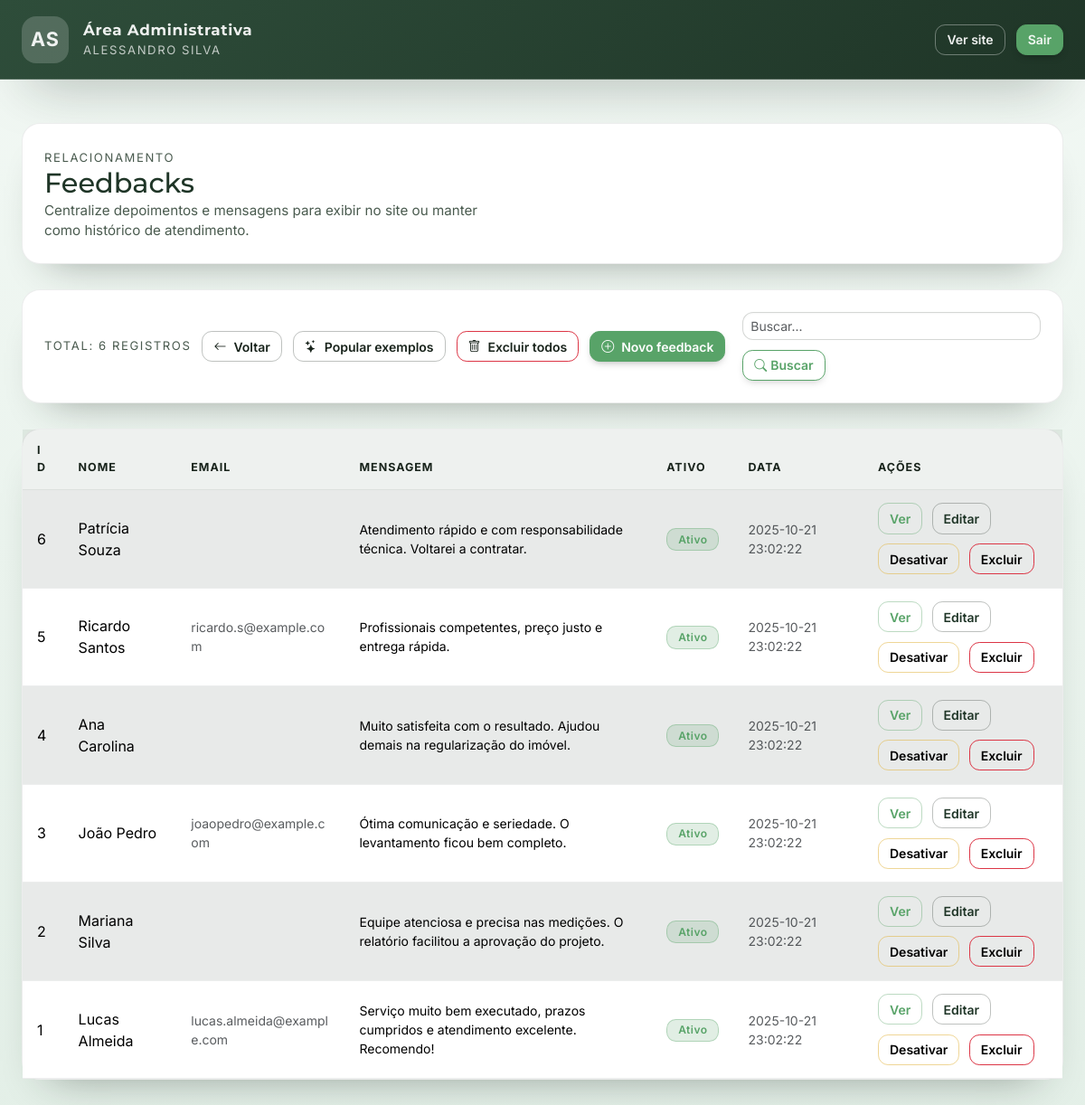
/admin/feedbacks.php (signed in), run on the app's committed database.
### tables this page shows
CREATE TABLE feedbacks (
      id INTEGER PRIMARY KEY AUTOINCREMENT,
      nome TEXT NOT NULL,
      email TEXT NULL,
      mensagem TEXT NULL,
      active INTEGER NOT NULL DEFAULT 1,
      created_at TEXT NOT NULL DEFAULT (datetime('now'))
    );

### public/admin/config.php (called while the page is built, shortened)
<?php
if (!function_exists('esc')) {
  function esc(string $value): string {
    return htmlspecialchars($value, ENT_QUOTES, 'UTF-8');
  }
}

### public/admin/feedbacks.php (the view, shortened to what this page needs)
<?php
require __DIR__ . '/config.php';
$pdo = db();
$q = trim((string)($_GET['q'] ?? ''));
if ($q !== '') {
  $like = '%' . $q . '%';
  $stmt = $pdo->prepare('SELECT * FROM feedbacks WHERE nome LIKE ? OR email LIKE ? OR mensagem LIKE ? ORDER BY id DESC');
  $stmt->execute([$like, $like, $like]);
  $items = $stmt->fetchAll();
} else {
  $items = $pdo->query('SELECT * FROM feedbacks ORDER BY id DESC')->fetchAll();
}
?>
<!doctype html>
<html lang="pt-br">
<head>
  <link href="https://cdn.jsdelivr.net/npm/bootstrap@5.3.3/dist/css/bootstrap.min.css" rel="stylesheet">
  <link href="https://cdn.jsdelivr.net/npm/bootstrap-icons@1.11.3/font/bootstrap-icons.min.css" rel="stylesheet">
  <link rel="stylesheet" href="/css/styles.css?v=20251006">
  <link rel="stylesheet" href="/css/admin.css?v=20251021">
</head>
<body class="admin-body">
<header class="admin-topbar">
  <div class="admin-topbar__inner">
    <a class="admin-brand" href="/admin/dashboard.php">
      <span class="brand-mark">AS</span>
      <span class="brand-text">
        <strong>Área Administrativa</strong>
        <span>Alessandro Silva</span>
      </span>
    </a>
    <div class="admin-actions">
      <a class="btn btn-outline-light btn-sm" href="/" target="_blank" rel="noopener">Ver site</a>
      <a class="btn btn-frame btn-sm" href="/logout.php">Sair</a>
    </div>
  </div>
</header>
<main class="admin-shell">
  <div class="container-xxl">
    <section class="surface-card admin-page-header">
      <div class="admin-meta">
        <span class="admin-breadcrumb">Relacionamento</span>
        <h1 class="admin-title">Feedbacks</h1>
        <p class="admin-subtitle">Centralize depoimentos e mensagens para exibir no site ou manter como histórico de atendimento.</p>
      </div>
    </section>
    <section class="surface-card admin-toolbar">
      <div class="admin-toolbar__primary">
        <span class="admin-breadcrumb mb-0">Total: <?php echo count($items); ?> registros</span>
        <a class="btn btn-outline-secondary btn-sm" href="./dashboard.php"><i class="bi bi-arrow-left me-2"></i>Voltar</a>
        <a class="btn btn-outline-secondary btn-sm" href="?action=seed_examples" onclick="return confirm('Popular exemplos de feedback?');"><i class="bi bi-stars me-2"></i>Popular exemplos</a>
        <a class="btn btn-outline-danger btn-sm" href="?action=delete_all" onclick="return confirm('Excluir TODOS os feedbacks? Esta ação não pode ser desfeita.');"><i class="bi bi-trash me-2"></i>Excluir todos</a>
        <button class="btn btn-frame btn-sm" data-bs-toggle="modal" data-bs-target="#novo"><i class="bi bi-plus-circle me-2"></i>Novo feedback</button>
      </div>
      <form class="admin-search" method="get" action="">
        <input type="text" class="form-control form-control-sm" placeholder="Buscar..." name="q" value="<?php echo esc($q); ?>">
        <button class="btn btn-frame-outline btn-sm" type="submit"><i class="bi bi-search me-1"></i>Buscar</button>
      </form>
    </section>
    <?php if (!$items): ?>
      <div class="admin-empty">
        <strong>Nenhum feedback cadastrado.</strong>
        <p class="mb-0">Quando receber retornos dos clientes, registre aqui para manter o histórico.</p>
      </div>
    <?php else: ?>
      <div class="surface-card admin-table">
        <div class="table-responsive">
          <table class="table align-middle table-hover table-striped mb-0">
            <thead>
              <tr>
                <th>ID</th>
                <th>Nome</th>
                <th>Email</th>
                <th style="max-width:420px">Mensagem</th>
                <th>Ativo</th>
                <th>Data</th>
                <th style="width:220px">Ações</th>
              </tr>
            </thead>
            <tbody>
            <?php $modals = ''; foreach ($items as $row): ?>
              <tr>
                <td><?php echo (int)$row['id']; ?></td>
                <td><?php echo esc((string)$row['nome']); ?></td>
                <td class="text-muted small"><?php echo esc((string)($row['email'] ?? '')); ?></td>
                <td class="small" style="max-width:420px;">
                  <?php $msg=(string)$row['mensagem']; $short=mb_strlen($msg)>140?mb_substr($msg,0,140).'…':$msg; echo esc($short); ?>
                </td>
                <td>
                  <?php if (!empty($row['active'])): ?>
                    <span class="badge bg-success">Ativo</span>
                  <?php else: ?>
                    <span class="badge bg-secondary">Inativo</span>
                  <?php endif; ?>
                </td>
                <td class="text-muted small"><?php echo esc((string)($row['created_at'] ?? '')); ?></td>
                <td>
                  <div class="admin-actions-grid">
                    <button class="btn btn-outline-primary btn-sm" data-bs-toggle="modal" data-bs-target="#view-<?php echo (int)$row['id']; ?>">Ver</button>
                    <button class="btn btn-outline-secondary btn-sm" data-bs-toggle="modal" data-bs-target="#edit-<?php echo (int)$row['id']; ?>">Editar</button>
                    <a class="btn btn-outline-warning btn-sm" href="?action=toggle&id=<?php echo (int)$row['id']; ?>" onclick="return confirm('Deseja <?php echo !empty($row['active']) ? 'desativar' : 'ativar'; ?> este feedback?');"><?php echo !empty($row['active']) ? 'Desativar' : 'Ativar'; ?></a>
                    <a class="btn btn-outline-danger btn-sm" href="?action=delete&id=<?php echo (int)$row['id']; ?>" onclick="return confirm('Excluir este feedback?');">Excluir</a>
                  </div>
                </td>
              </tr>
            <?php $modals .= ob_get_clean(); endforeach; ?>
            </tbody>
          </table>
        </div>
      </div>
    <?php endif; ?>
  </div>
</main>
</body>
</html>

### public/css/styles.css (style rules this page uses)
:root { --trans: .25s ease; --max-width: 1200px; --color-primary: #2E4D3A; --color-primary-dark: #1F3527; --color-primary-light: #F1F5F2; --color-accent: #58A368; --color-accent-hover: #3F7B4E; --color-text: #18231B; --color-text-muted: #4A5B4F; --divider-color: #1F3527; --frame-size: clamp(24px, 6vw, 50px); --hero-min: 400px; --font-title: 'Montserrat', Arial, sans-serif; --font-body: 'Inter', system-ui, sans-serif; --app-bg: linear-gradient(180deg, #f2f8f4 0%, #e3efe7 100%); --gradient-soft: linear-gradient(135deg, #f0f7f2 0%, #e1efe6 100%); --gradient-frame: var(--gradient-deep); --gradient-deep: linear-gradient(135deg, #2E4D3A 0%, #1F3527 100%); }
html { min-height: 100%; background: var(--app-bg); }
body { min-height: 100vh; margin: 0; font-family: var(--font-body); color: var(--color-text); background: transparent; display: flex; flex-direction: column; }
* { box-sizing: border-box; }
.btn-frame { --bs-btn-font-weight: 600; --bs-btn-border-radius: .5rem; --bs-btn-padding-x: 1.25rem; --bs-btn-padding-y: .65rem; --bs-btn-color: #fff; --bs-btn-bg: var(--color-accent); --bs-btn-border-color: var(--color-accent); --bs-btn-hover-color: #fff; --bs-btn-hover-bg: var(--color-accent-hover); --bs-btn-hover-border-color: var(--color-accent-hover); box-shadow: 0 4px 10px -4px rgba(0,0,0,.35); transition: var(--trans); display: inline-flex; align-items: center; justify-content: center; }
.btn-frame-outline { --bs-btn-font-weight: 600; --bs-btn-border-radius: .5rem; --bs-btn-padding-x: 1.25rem; --bs-btn-padding-y: .65rem; --bs-btn-color: var(--color-accent); --bs-btn-bg: transparent; --bs-btn-border-color: var(--color-accent); --bs-btn-hover-color: #fff; --bs-btn-hover-bg: var(--color-accent); --bs-btn-hover-border-color: var(--color-accent-hover); box-shadow: 0 4px 10px -4px rgba(0,0,0,.25); transition: var(--trans); }
.btn-outline-light { --bs-btn-color: #fff; --bs-btn-border-color: rgba(255,255,255,.7); --bs-btn-hover-bg: rgba(255,255,255,.15); --bs-btn-hover-border-color: #fff; --bs-btn-active-bg: rgba(255,255,255,.25); --bs-btn-active-border-color: #fff; }
main, .page-content { flex: 1 0 auto; }
.surface-card { background: #fff; border-radius: 1.25rem; border: 1px solid rgba(24,35,27,.08); box-shadow: 0 25px 45px -30px rgba(24,35,27,.45); padding: clamp(1.5rem, 2vw, 2.5rem); }
.surface-card + .surface-card { margin-top: 1.75rem; }

### data on the page
feedbacks: id "6", nome "Patrícia Souza", mensagem "Atendimento rápido e com responsabilidade técnica. Voltarei a contratar.", active "Ativo", created_at "2025-10-21 23:02:22"
feedbacks: id "5", nome "Ricardo Santos", email "ricardo.s@example.com", mensagem "Profissionais competentes, preço justo e entrega rápida.", active "Ativo", created_at "2025-10-21 23:02:22"
feedbacks: id "4", nome "Ana Carolina", mensagem "Muito satisfeita com o resultado. Ajudou demais na regularização do imóvel.", active "Ativo", created_at "2025-10-21 23:02:22"
feedbacks: id "3", nome "João Pedro", email "joaopedro@example.com", mensagem "Ótima comunicação e seriedade. O levantamento ficou bem completo.", active "Ativo", created_at "2025-10-21 23:02:22"
feedbacks: id "2", nome "Mariana Silva", mensagem "Equipe atenciosa e precisa nas medições. O relatório facilitou a aprovação do projeto.", active "Ativo", created_at "2025-10-21 23:02:22"
feedbacks: id "1", nome "Lucas Almeida", email "lucas.almeida@example.com", mensagem "Serviço muito bem executado, prazos cumpridos e atendimento excelente. Recomendo!", active "Ativo", created_at "2025-10-21 23:02:22"

### other printed values
count($items) "6"
